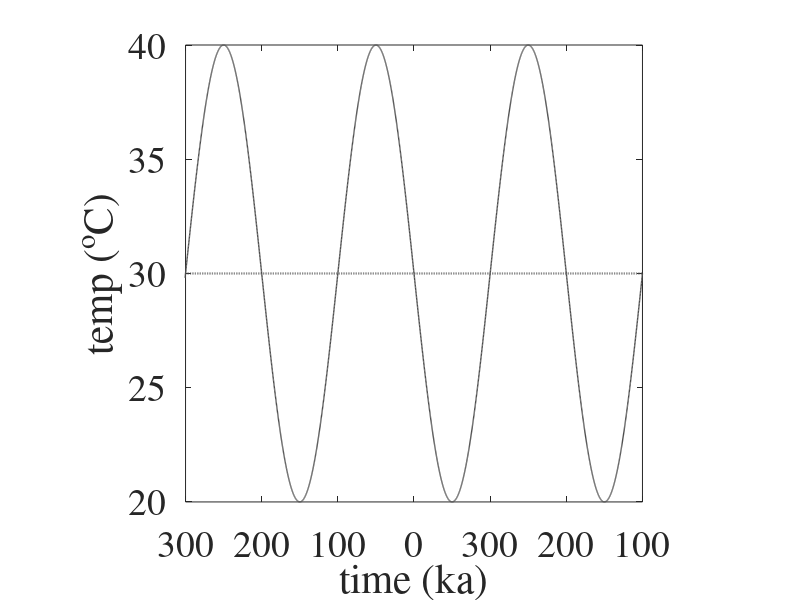

Recreate this plot in MATLAB. (Note: this script raises an error after producing the figure.)
% written by Rabiul Haque Biswas (biswasrabiul@gmail.com)

clear all; close all; clc;
set(gca, 'FontName', 'Times')

%% Load TL parameters
load('MBTP9_TL_params.mat');
TLtemp = 205:20:295;            % TL signals that need to invert
for i=1:length(TLtemp)
[sig(i),idx] = find(TL_params(:,1)==TLtemp(i));
end
Im      =TL_params(sig,2);
kparams =TL_params(sig,3:end);

%% Temp define: define what kind of temp field
timeM    = linspace(0, 1, 10000)';      

% Oscillating field
n           =3;
amp     = 10;
meanT       =30;
period  = 100/1000;      % in Ma
tempM_isoT  =meanT.*ones(length(timeM),1);
tempM_period   =meanT+amp*sin(2*pi/period*timeM);

%% Plotting of temp field
f1=figure(1); axis square; box on; hold on 
pbaspect([9 9 1]);
col = [0.3 0.3 0.3; 0.4660    0.6740    0.1880; 0.8500    0.3250    0.0980];
for i=1:length(meanT)
plot(timeM,tempM_period(:,i), 'col', col(i,:), 'LineWidth', 1.0);
plot(timeM,tempM_isoT(:,i), '--','col', col(i,:),'LineWidth', 1.5);
end
xlim([max(timeM)-300/1000,max(timeM)]);
% ylim([-10,30]);
xlabel('time (ka)');
ylabel('temp (^oC)');
set(gca,'FontSize',27);
set(gca,'XTickLabel', {'300','200','100','0'});
print('Input thermal field_100ka', '-dpdf', '-r300');
%% Calculating n/N
for k=1:size(kparams,1)                        % number of cooling Paths
    nN_isoT(:,k) = TLModel_GOK(timeM,tempM_isoT,kparams(k,:));
    nN_period(:,k) = TLModel_GOK(timeM,tempM_period,kparams(k,:));
end

f2=figure(2); axis square; box on; hold on
pbaspect([1 2 1]);
% cc =colormap(othercolor('Reds7',size(kparams,1))); 
cc = [0.3 0.3 0.3; 0.4660    0.6740    0.1880; 0.8500    0.3250    0.0980];

for k=1:size(kparams,1)
plot(timeM,nN_period(:,k),'col',cc(n,:),'LineWidth', 1.0);
plot(timeM,nN_isoT(:,k),'--','col',cc(n,:),'LineWidth', 1.0);
end
set(gca,'Yscale','log');
xlim([max(timeM)-300/1000,max(timeM)]);
ylim([8*1e-4 2]);
xlabel('time (ka)');
ylabel('n');
set(gca,'FontSize',17);
set(gca,'XTickLabel', {'300','200','100','0'});



% print(f2,'MBTP9_nN_evolution_100ka_3', '-dpdf', '-r300');
